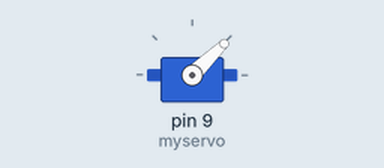
Bench run of a sketch on a simulated Arduino Uno, built with avr-gcc and run on an emulated ATmega328P. Shown: servo.

Above: at 0.05 s.
At 1.5 s:
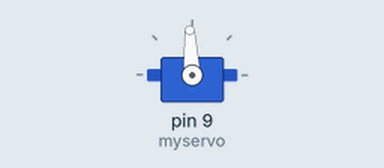
At 3.0 s:
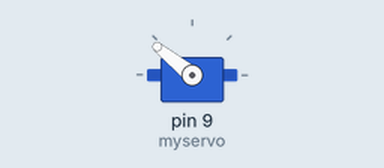
Timing chart, 0 to 6.9 s (numbered marks = the images above):
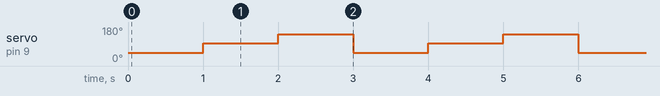

The sketch:

Servo_Test.ino
```cpp
#include <Servo.h>

 Servo myservo;

void setup()
{
  myservo.attach(9);  // attaches the servo on pin 2 to the servo object
}

void loop()
{
  myservo.writeMicroseconds(1000);
  delay(1000);

  myservo.writeMicroseconds(1500);
  delay(1000);

  myservo.writeMicroseconds(2000);
  delay(1000);


}
```

Kalman.cpp
```cpp
// (licence header left out)
#include "Kalman.h"

Kalman::Kalman() {
    /* We will set the variables like so, these can also be tuned by the user */
    Q_angle = 0.001f;
    Q_bias = 0.003f;
    R_measure = 0.03f;

    angle = 0.0f; // Reset the angle
    bias = 0.0f; // Reset bias

    P[0][0] = 0.0f; // Since we assume that the bias is 0 and we know the starting angle (use setAngle), the error covariance matrix is set like so - see: http://en.wikipedia.org/wiki/Kalman_filter#Example_application.2C_technical
    P[0][1] = 0.0f;
    P[1][0] = 0.0f;
    P[1][1] = 0.0f;
};

// The angle should be in degrees and the rate should be in degrees per second and the delta time in seconds
float Kalman::getAngle(float newAngle, float newRate, float dt) {
    // KasBot V2  -  Kalman filter module - http://www.x-firm.com/?page_id=145
    // Modified by Kristian Lauszus
    // See my blog post for more information: http://blog.tkjelectronics.dk/2012/09/a-practical-approach-to-kalman-filter-and-how-to-implement-it

    // Discrete Kalman filter time update equations - Time Update ("Predict")
    // Update xhat - Project the state ahead
    /* Step 1 */
    rate = newRate - bias;
    angle += dt * rate;

    // Update estimation error covariance - Project the error covariance ahead
    /* Step 2 */
    P[0][0] += dt * (dt*P[1][1] - P[0][1] - P[1][0] + Q_angle);
    P[0][1] -= dt * P[1][1];
    P[1][0] -= dt * P[1][1];
    P[1][1] += Q_bias * dt;

    // Discrete Kalman filter measurement update equations - Measurement Update ("Correct")
    // Calculate Kalman gain - Compute the Kalman gain
    /* Step 4 */
    float S = P[0][0] + R_measure; // Estimate error
    /* Step 5 */
    float K[2]; // Kalman gain - This is a 2x1 vector
    K[0] = P[0][0] / S;
    K[1] = P[1][0] / S;

    // Calculate angle and bias - Update estimate with measurement zk (newAngle)
    /* Step 3 */
    float y = newAngle - angle; // Angle difference
    /* Step 6 */
    angle += K[0] * y;
    bias += K[1] * y;

    // Calculate estimation error covariance - Update the error covariance
    /* Step 7 */
    float P00_temp = P[0][0];
    float P01_temp = P[0][1];

    P[0][0] -= K[0] * P00_temp;
    P[0][1] -= K[0] * P01_temp;
    P[1][0] -= K[1] * P00_temp;
    P[1][1] -= K[1] * P01_temp;

    return angle;
};

void Kalman::setAngle(float angle) { this->angle = angle; }; // Used to set angle, this should be set as the starting angle
float Kalman::getRate() { return this->rate; }; // Return the unbiased rate

/* These are used to tune the Kalman filter */
void Kalman::setQangle(float Q_angle) { this->Q_angle = Q_angle; };
void Kalman::setQbias(float Q_bias) { this->Q_bias = Q_bias; };
void Kalman::setRmeasure(float R_measure) { this->R_measure = R_measure; };

float Kalman::getQangle() { return this->Q_angle; };
float Kalman::getQbias() { return this->Q_bias; };
float Kalman::getRmeasure() { return this->R_measure; };
```

Kalman.h
```cpp
// (licence header left out)
#ifndef _Kalman_h_
#define _Kalman_h_

class Kalman {
public:
    Kalman();

    // The angle should be in degrees and the rate should be in degrees per second and the delta time in seconds
    float getAngle(float newAngle, float newRate, float dt);

    void setAngle(float angle); // Used to set angle, this should be set as the starting angle
    float getRate(); // Return the unbiased rate

    /* These are used to tune the Kalman filter */
    void setQangle(float Q_angle);
    void setQbias(float Q_bias);
    void setRmeasure(float R_measure);

    float getQangle();
    float getQbias();
    float getRmeasure();

private:
    /* Kalman filter variables */
    float Q_angle; // Process noise variance for the accelerometer
    float Q_bias; // Process noise variance for the gyro bias
    float R_measure; // Measurement noise variance - this is actually the variance of the measurement noise

    float angle; // The angle calculated by the Kalman filter - part of the 2x1 state vector
    float bias; // The gyro bias calculated by the Kalman filter - part of the 2x1 state vector
    float rate; // Unbiased rate calculated from the rate and the calculated bias - you have to call getAngle to update the rate

    float P[2][2]; // Error covariance matrix - This is a 2x2 matrix
};

#endif
```

SoftwareServo.cpp
```cpp
#include <SoftwareServo.h>

SoftwareServo *SoftwareServo::first;

#define NO_ANGLE (0xff)

SoftwareServo::SoftwareServo() : pin(0),angle(NO_ANGLE),pulse0(0),min16(34),max16(150),next(0)
{}

void SoftwareServo::setMinimumPulse(uint16_t t)
{
    min16 = t/16;
}

void SoftwareServo::setMaximumPulse(uint16_t t)
{
    max16 = t/16;
}

uint8_t SoftwareServo::attach(int pinArg)
{
    pin = pinArg;
    angle = NO_ANGLE;
    pulse0 = 0;
    next = first;
    first = this;
    digitalWrite(pin,0);
    pinMode(pin,OUTPUT);
    return 1;
}

void SoftwareServo::detach()
{
    for ( SoftwareServo **p = &first; *p != 0; p = &((*p)->next) ) {
	if ( *p == this) {
	    *p = this->next;
	    this->next = 0;
	    return;
	}
    }
}

void SoftwareServo::write(int angleArg)
{
    if ( angleArg < 0) angleArg = 0;
    if ( angleArg > 180) angleArg = 180;
    angle = angleArg;
    // bleh, have to use longs to prevent overflow, could be tricky if always a 16MHz clock, but not true
    // That 64L on the end is the TCNT0 prescaler, it will need to change if the clock's prescaler changes,
    // but then there will likely be an overflow problem, so it will have to be handled by a human.
    pulse0 = (min16*16L*clockCyclesPerMicrosecond() + (max16-min16)*(16L*clockCyclesPerMicrosecond())*angle/180L)/64L;
}

uint8_t SoftwareServo::read()
{
    return angle;
}

uint8_t SoftwareServo::attached()
{
    for ( SoftwareServo *p = first; p != 0; p = p->next ) {
	if ( p == this) return 1;
    }
    return 0;
}

void SoftwareServo::refresh()
{
    uint8_t count = 0, i = 0;
    uint16_t base = 0;
    SoftwareServo *p;
    static unsigned long lastRefresh = 0;
    unsigned long m = millis();

    // if we haven't wrapped millis, and 20ms have not passed, then don't do anything
    if ( m >= lastRefresh && m < lastRefresh + 20) return;
    lastRefresh = m;

    for ( p = first; p != 0; p = p->next ) if ( p->pulse0) count++;
    if ( count == 0) return;

    // gather all the SoftwareServos in an array
    SoftwareServo *s[count];
    for ( p = first; p != 0; p = p->next ) if ( p->pulse0) s[i++] = p;

    // bubblesort the SoftwareServos by pulse time, ascending order
    for(;;) {
	uint8_t moved = 0;
	for ( i = 1; i < count; i++) {
	    if ( s[i]->pulse0 < s[i-1]->pulse0) {
		SoftwareServo *t = s[i];
		s[i] = s[i-1];
		s[i-1] = t;
		moved = 1;
	    }
	}
	if ( !moved) break;
    }

    // turn on all the pins
    // Note the timing error here... when you have many SoftwareServos going, the
    // ones at the front will get a pulse that is a few microseconds too long.
    // Figure about 4uS/SoftwareServo after them. This could be compensated, but I feel
    // it is within the margin of error of software SoftwareServos that could catch
    // an extra interrupt handler at any time.
    for ( i = 0; i < count; i++) digitalWrite( s[i]->pin, 1);

    uint8_t start = TCNT0;
    uint8_t now = start;
    uint8_t last = now;

    // Now wait for each pin's time in turn..
    for ( i = 0; i < count; i++) {
	uint16_t go = start + s[i]->pulse0;

	// loop until we reach or pass 'go' time
	for (;;) {
	    now = TCNT0;
	    if ( now < last) base += 256;
	    last = now;

	    if ( base+now > go) {
		digitalWrite( s[i]->pin,0);
		break;
	    }
	}
    }
}
```

SoftwareServo.h
```cpp
#ifndef SoftwareServo_h
#define SoftwareServo_h

#include <WProgram.h>
#include <inttypes.h>

class SoftwareServo
{
  private:
    uint8_t pin;
    uint8_t angle;       // in degrees
    uint16_t pulse0;     // pulse width in TCNT0 counts
    uint8_t min16;       // minimum pulse, 16uS units  (default is 34)
    uint8_t max16;       // maximum pulse, 16uS units, 0-4ms range (default is 150)
    class SoftwareServo *next;
    static SoftwareServo* first;
  public:
    SoftwareServo();
    uint8_t attach(int);     // attach to a pin, sets pinMode, returns 0 on failure, won't
                             // position the servo until a subsequent write() happens
    void detach();
    void write(int);         // specify the angle in degrees, 0 to 180
    uint8_t read();
    uint8_t attached();
    void setMinimumPulse(uint16_t);  // pulse length for 0 degrees in microseconds, 540uS default
    void setMaximumPulse(uint16_t);  // pulse length for 180 degrees in microseconds, 2400uS default
    static void refresh();    // must be called at least every 50ms or so to keep servo alive
                              // you can call more often, it won't happen more than once every 20ms
};

#endif
```

Measured:
- by itself, servo on pin 9 (myservo): repeats every 3.0 s: 141° 1.0 s, 44° 1.0 s, 93° 1.0 s
